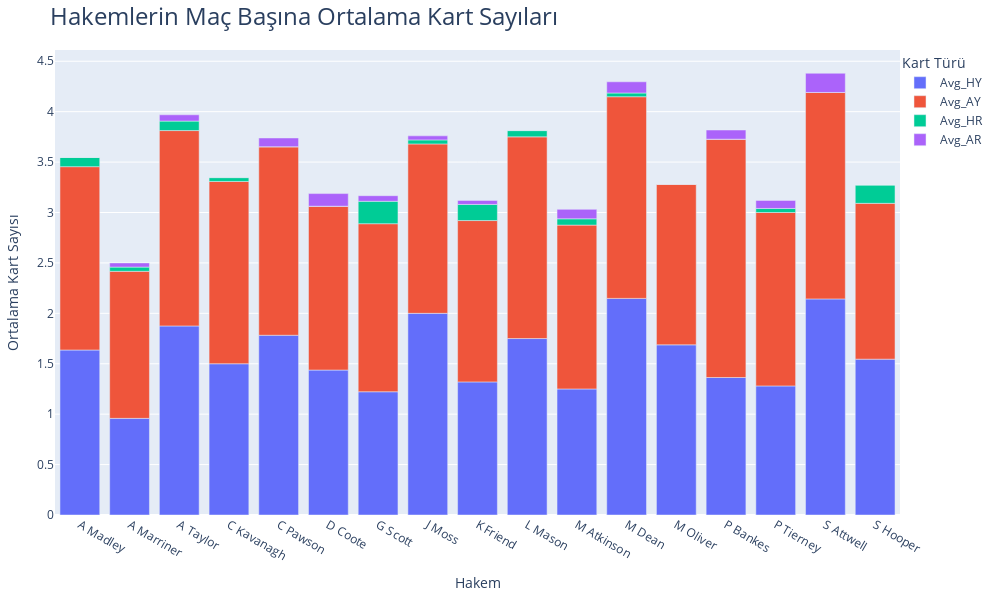

The code cell stored with this chart in its notebook:
### Code cell
import pandas as pd
import plotly.express as px

referee_stats = df.groupby('Referee').agg({
    'HY': 'sum',
    'AY': 'sum',
    'HR': 'sum',
    'AR': 'sum',
    'HomeTeam': 'count'  # Maç sayısı
}).rename(columns={'HomeTeam': 'MatchCount'})

referee_stats['Avg_HY'] = referee_stats['HY'] / referee_stats['MatchCount']
referee_stats['Avg_AY'] = referee_stats['AY'] / referee_stats['MatchCount']
referee_stats['Avg_HR'] = referee_stats['HR'] / referee_stats['MatchCount']
referee_stats['Avg_AR'] = referee_stats['AR'] / referee_stats['MatchCount']

referee_stats = referee_stats[referee_stats['MatchCount'] >= 10]

fig = px.bar(referee_stats, 
             x=referee_stats.index, 
             y=['Avg_HY', 'Avg_AY', 'Avg_HR', 'Avg_AR'], 
             title='Hakemlerin Maç Başına Ortalama Kart Sayıları', 
             labels={'value': 'Ortalama Kart Sayısı', 'variable': 'Kart Türü'})

fig.update_layout(
    width=1000,
    height=600,
    title_font_size=24,
    xaxis_title='Hakem',
    yaxis_title='Ortalama Kart Sayısı',
    legend_title='Kart Türü',
    legend=dict(
        x=1,
        y=1,
        bgcolor='rgba(255, 255, 255, 0)',
        bordercolor='rgba(0, 0, 0, 0)'
    ),
    margin=dict(t=50, b=50, l=50, r=50)
)

fig.show()

### Figure 1 — Plotly figure (JSON) as saved in the notebook; plotly's stock layout.template omitted (floating-point values rounded to 4 significant figures)
{"data": [{"alignmentgroup": "True", "hovertemplate": "Kart Türü=Avg_HY<br>Referee=%{x}<br>Ortalama Kart Sayısı=%{y}<extra></extra>", "legendgroup": "Avg_HY", "marker": {"color": "#636efa", "pattern": {"shape": ""}}, "name": "Avg_HY", "offsetgroup": "Avg_HY", "orientation": "v", "showlegend": true, "textposition": "auto", "type": "bar", "visible": true, "x": ["A Madley", "A Marriner", "A Taylor", "C Kavanagh", "C Pawson", "D Coote", "G Scott", "J Moss", "K Friend", "L Mason", "M Atkinson", "M Dean", "M Oliver", "P Bankes", "P Tierney", "S Attwell", "S Hooper"], "xaxis": "x", "y": [1.636, 0.9583, 1.875, 1.5, 1.783, 1.438, 1.222, 2, 1.32, 1.75, 1.25, 2.148, 1.688, 1.364, 1.28, 2.143, 1.545], "yaxis": "y"}, {"alignmentgroup": "True", "hovertemplate": "Kart Türü=Avg_AY<br>Referee=%{x}<br>Ortalama Kart Sayısı=%{y}<extra></extra>", "legendgroup": "Avg_AY", "marker": {"color": "#EF553B", "pattern": {"shape": ""}}, "name": "Avg_AY", "offsetgroup": "Avg_AY", "orientation": "v", "showlegend": true, "textposition": "auto", "type": "bar", "visible": true, "x": ["A Madley", "A Marriner", "A Taylor", "C Kavanagh", "C Pawson", "D Coote", "G Scott", "J Moss", "K Friend", "L Mason", "M Atkinson", "M Dean", "M Oliver", "P Bankes", "P Tierney", "S Attwell", "S Hooper"], "xaxis": "x", "y": [1.818, 1.458, 1.938, 1.808, 1.87, 1.625, 1.667, 1.68, 1.6, 2, 1.625, 2, 1.594, 2.364, 1.72, 2.048, 1.545], "yaxis": "y"}, {"alignmentgroup": "True", "hovertemplate": "Kart Türü=Avg_HR<br>Referee=%{x}<br>Ortalama Kart Sayısı=%{y}<extra></extra>", "legendgroup": "Avg_HR", "marker": {"color": "#00cc96", "pattern": {"shape": ""}}, "name": "Avg_HR", "offsetgroup": "Avg_HR", "orientation": "v", "showlegend": true, "textposition": "auto", "type": "bar", "visible": true, "x": ["A Madley", "A Marriner", "A Taylor", "C Kavanagh", "C Pawson", "D Coote", "G Scott", "J Moss", "K Friend", "L Mason", "M Atkinson", "M Dean", "M Oliver", "P Bankes", "P Tierney", "S Attwell", "S Hooper"], "xaxis": "x", "y": [0.09091, 0.04167, 0.09375, 0.03846, 0, 0, 0.2222, 0.04, 0.16, 0.0625, 0.0625, 0.03704, 0, 0, 0.04, 0, 0.1818], "yaxis": "y"}, {"alignmentgroup": "True", "hovertemplate": "Kart Türü=Avg_AR<br>Referee=%{x}<br>Ortalama Kart Sayısı=%{y}<extra></extra>", "legendgroup": "Avg_AR", "marker": {"color": "#ab63fa", "pattern": {"shape": ""}}, "name": "Avg_AR", "offsetgroup": "Avg_AR", "orientation": "v", "showlegend": true, "textposition": "auto", "type": "bar", "visible": true, "x": ["A Madley", "A Marriner", "A Taylor", "C Kavanagh", "C Pawson", "D Coote", "G Scott", "J Moss", "K Friend", "L Mason", "M Atkinson", "M Dean", "M Oliver", "P Bankes", "P Tierney", "S Attwell", "S Hooper"], "xaxis": "x", "y": [0, 0.04167, 0.0625, 0, 0.08696, 0.125, 0.05556, 0.04, 0.04, 0, 0.09375, 0.1111, 0, 0.09091, 0.08, 0.1905, 0], "yaxis": "y"}], "layout": {"barmode": "relative", "height": 600, "legend": {"bgcolor": "rgba(255, 255, 255, 0)", "bordercolor": "rgba(0, 0, 0, 0)", "title": {"text": "Kart Türü"}, "tracegroupgap": 0, "x": 1, "y": 1}, "margin": {"b": 50, "l": 50, "r": 50, "t": 50}, "title": {"font": {"size": 24}, "text": "Hakemlerin Maç Başına Ortalama Kart Sayıları"}, "width": 1000, "xaxis": {"anchor": "y", "autorange": true, "domain": [0, 1], "range": [-0.5, 16.5], "title": {"text": "Hakem"}, "type": "category"}, "yaxis": {"anchor": "x", "autorange": true, "domain": [0, 1], "range": [0, 4.612], "title": {"text": "Ortalama Kart Sayısı"}, "type": "linear"}}}
